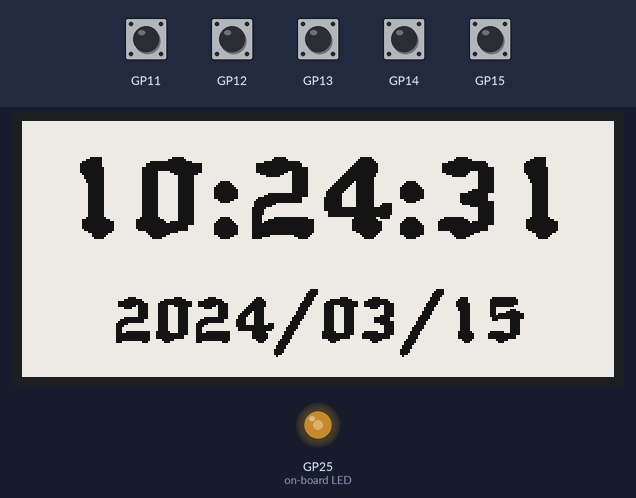
A program run on a simulated Raspberry Pi Pico running MicroPython. Shown: 296×128 one-colour display, output pins drawn as LEDs (lit = HIGH). The inputs (shaded band) are chosen by the test bench. The clock reads 2024-03-15 10:24:30 at power-on unless the program sets it.

Above: at 1.8 s.
1.9 s: button B pressed for 0.15 s
At 2.8 s:
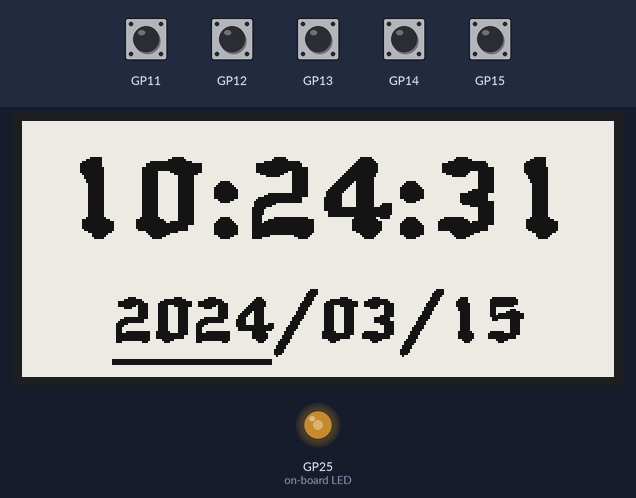
3.6 s: button DOWN pressed for 0.15 s
At 5.0 s:
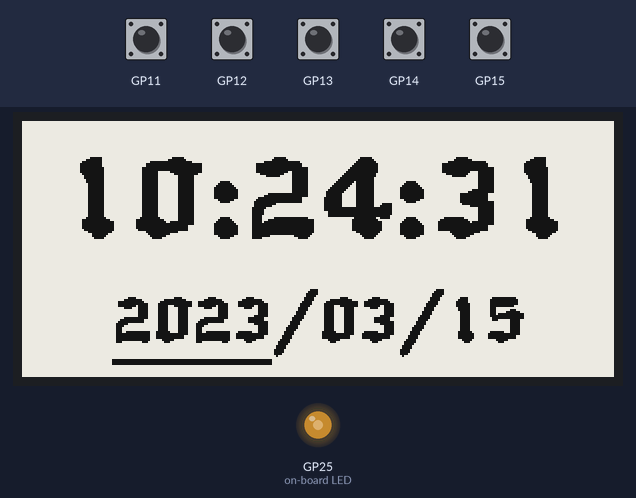
5.3 s: button A pressed for 0.15 s
At 6.6 s:
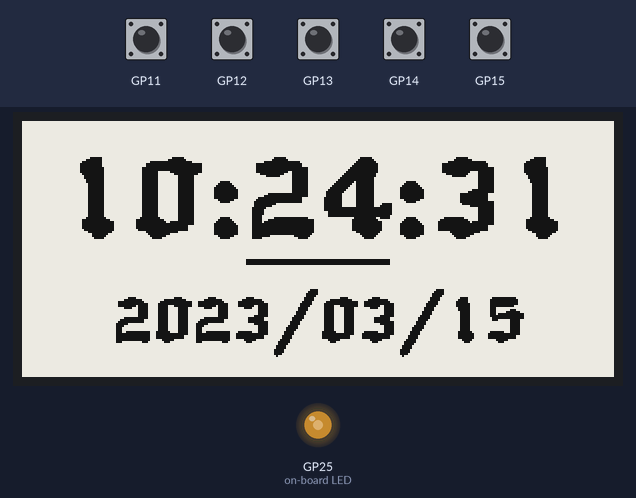
7.0 s: button UP pressed for 0.15 s
At 7.9 s:
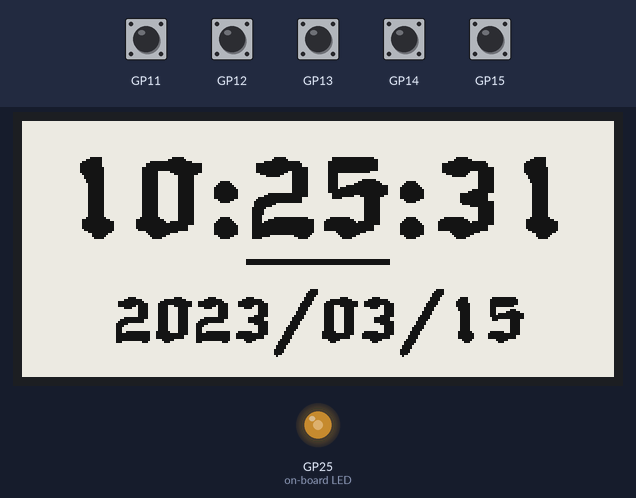
8.7 s: button C pressed for 0.15 s
At 10.1 s:
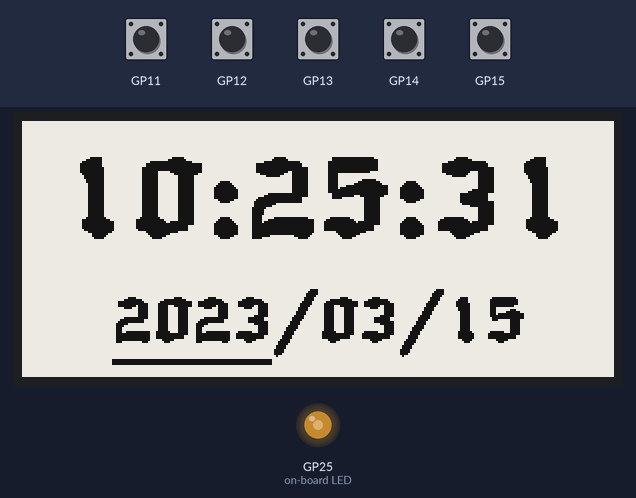
10.4 s: button DOWN pressed for 1 s
At 11.7 s:
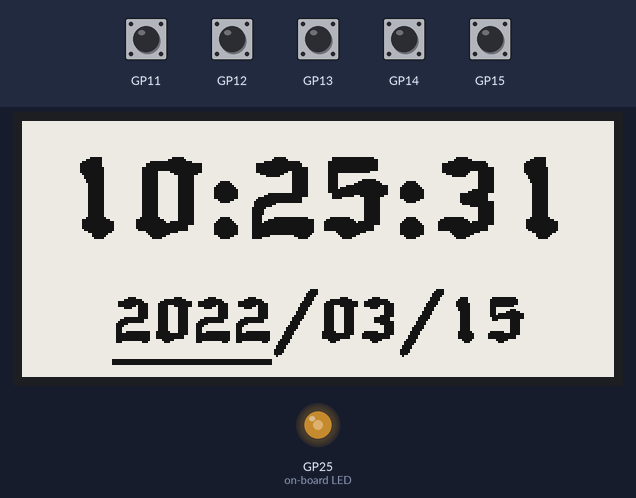
Timing chart, 0 to 13.4 s (numbered marks = the images above; inputs shaded):
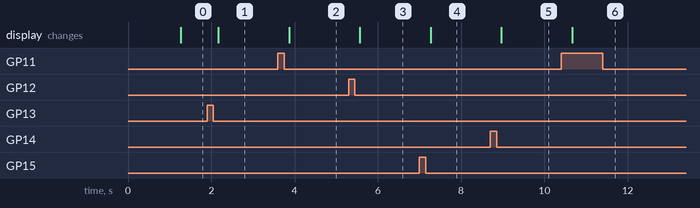

The program:

clock.py
```python
import time
import machine
import badger2040

# We're going to keep the badger on, so slow down the system clock if on battery
badger2040.system_speed(badger2040.SYSTEM_SLOW)

rtc = machine.RTC()
display = badger2040.Badger2040()
display.led(128)
display.update_speed(badger2040.UPDATE_TURBO)
display.font("gothic")

cursors = ["year", "month", "day", "hour", "minute"]
set_clock = False
cursor = 0
last = 0

# Set up the buttons
button_down = machine.Pin(badger2040.BUTTON_DOWN, machine.Pin.IN, machine.Pin.PULL_DOWN)
button_up = machine.Pin(badger2040.BUTTON_UP, machine.Pin.IN, machine.Pin.PULL_DOWN)

button_a = machine.Pin(badger2040.BUTTON_A, machine.Pin.IN, machine.Pin.PULL_DOWN)
button_b = machine.Pin(badger2040.BUTTON_B, machine.Pin.IN, machine.Pin.PULL_DOWN)
button_c = machine.Pin(badger2040.BUTTON_C, machine.Pin.IN, machine.Pin.PULL_DOWN)


def days_in_month(month, year):
    if month == 2 and ((year % 4 == 0 and year % 100 != 0) or year % 400 == 0):
        return 29
    return (31, 28, 31, 30, 31, 30, 31, 31, 30, 31, 30, 31)[month - 1]


# Button handling function
def button(pin):
    global last, set_clock, cursor, year, month, day, hour, minute

    time.sleep(0.01)
    if not pin.value():
        return

    if button_a.value() and button_c.value():
        machine.reset()

    adjust = 0
    changed = False

    if pin == button_b:
        set_clock = not set_clock
        changed = True
        if not set_clock:
            rtc.datetime((year, month, day, 0, hour, minute, second, 0))

    if set_clock:
        if pin == button_c:
            cursor += 1
            cursor %= len(cursors)

        if pin == button_a:
            cursor -= 1
            cursor %= len(cursors)

        if pin == button_up:
            adjust = 1

        if pin == button_down:
            adjust = -1

        if cursors[cursor] == "year":
            year += adjust
            year = max(year, 2022)
            day = min(day, days_in_month(month, year))
        if cursors[cursor] == "month":
            month += adjust
            month = min(max(month, 1), 12)
            day = min(day, days_in_month(month, year))
        if cursors[cursor] == "day":
            day += adjust
            day = min(max(day, 1), days_in_month(month, year))
        if cursors[cursor] == "hour":
            hour += adjust
            hour %= 24
        if cursors[cursor] == "minute":
            minute += adjust
            minute %= 60

    if set_clock or changed:
        draw_clock()


# Register the button handling function with the buttons
button_down.irq(trigger=machine.Pin.IRQ_RISING, handler=button)
button_up.irq(trigger=machine.Pin.IRQ_RISING, handler=button)
button_a.irq(trigger=machine.Pin.IRQ_RISING, handler=button)
button_b.irq(trigger=machine.Pin.IRQ_RISING, handler=button)
button_c.irq(trigger=machine.Pin.IRQ_RISING, handler=button)


def draw_clock():
    hms = "{:02}:{:02}:{:02}".format(hour, minute, second)
    ymd = "{:04}/{:02}/{:02}".format(year, month, day)

    hms_width = display.measure_text(hms, 1.8)
    hms_offset = int((badger2040.WIDTH / 2) - (hms_width / 2))
    h_width = display.measure_text(hms[0:2], 1.8)
    mi_width = display.measure_text(hms[3:5], 1.8)
    mi_offset = display.measure_text(hms[0:3], 1.8)

    ymd_width = display.measure_text(ymd, 1.0)
    ymd_offset = int((badger2040.WIDTH / 2) - (ymd_width / 2))
    y_width = display.measure_text(ymd[0:4], 1.0)
    m_width = display.measure_text(ymd[5:7], 1.0)
    m_offset = display.measure_text(ymd[0:5], 1.0)
    d_width = display.measure_text(ymd[8:10], 1.0)
    d_offset = display.measure_text(ymd[0:8], 1.0)

    display.pen(15)
    display.clear()
    display.pen(0)
    display.thickness(5)
    display.text(hms, hms_offset, 40, 1.8)
    display.thickness(3)
    display.text(ymd, ymd_offset, 100, 1.0)

    if set_clock:
        if cursors[cursor] == "year":
            display.line(ymd_offset, 120, ymd_offset + y_width, 120)
        if cursors[cursor] == "month":
            display.line(ymd_offset + m_offset, 120, ymd_offset + m_offset + m_width, 120)
        if cursors[cursor] == "day":
            display.line(ymd_offset + d_offset, 120, ymd_offset + d_offset + d_width, 120)

        if cursors[cursor] == "hour":
            display.line(hms_offset, 70, hms_offset + h_width, 70)
        if cursors[cursor] == "minute":
            display.line(hms_offset + mi_offset, 70, hms_offset + mi_offset + mi_width, 70)

    display.update()


year, month, day, wd, hour, minute, second, _ = rtc.datetime()

if (year, month, day) == (2021, 1, 1):
    rtc.datetime((2022, 2, 28, 0, 12, 0, 0, 0))

last_second = second

while True:
    if not set_clock:
        year, month, day, wd, hour, minute, second, _ = rtc.datetime()
        if second != last_second:
            draw_clock()
            last_second = second
    time.sleep(0.01)
```

Measured:
- after the input at 3.6 s, the display: changes after 0.27 s (image 2)
- after the input at 5.3 s, the display: changes after 0.27 s (image 3)
- after the input at 7.0 s, the display: changes after 0.27 s (image 4)
- after the input at 8.7 s, the display: changes after 0.27 s (image 5)
- after the input at 10.4 s, the display: changes after 0.27 s (image 6)
